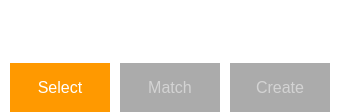
<?xml version="1.0" encoding="UTF-8"?>
<ui version="4.0">
 <class>Controls</class>
 <widget class="QWidget" name="Controls">
  <property name="geometry">
   <rect>
    <x>0</x>
    <y>0</y>
    <width>347</width>
    <height>112</height>
   </rect>
  </property>
  <property name="styleSheet">
   <string notr="true">QWidget { background:transparent }

QTabBar { font-size: 16px; alignment: center; }
QTabBar::tab { background: rgba(40, 40, 40, 100); color: lightgray; padding: 15px; margin-left:10px; min-width:70px;} 
QTabBar::tab:selected { background: rgb(255,153,0); color: white; } 
QTabBar::tab:hover:!pressed { background:rgb(255,192,98); color:white;  }


QPushButton { 
	background:rgb(90,90,90);
	border: 3px solid rgb(90,90,90);
	padding: 5px;
    color: white;
	font-size: 12px;
}

QPushButton:hover{ background:rgb(255,153,0); border-color:rgb(255,153,0); }
QPushButton:pressed{ background:rgb(255,153,0); border-color:#FFB444; top:2px; }
</string>
  </property>
  <layout class="QVBoxLayout" name="verticalLayout">
   <property name="spacing">
    <number>0</number>
   </property>
   <property name="margin">
    <number>0</number>
   </property>
   <item>
    <widget class="QTabWidget" name="tabWidget">
     <property name="tabPosition">
      <enum>QTabWidget::South</enum>
     </property>
     <property name="tabShape">
      <enum>QTabWidget::Rounded</enum>
     </property>
     <property name="currentIndex">
      <number>0</number>
     </property>
     <property name="documentMode">
      <bool>true</bool>
     </property>
     <widget class="QWidget" name="tab">
      <attribute name="title">
       <string>Select</string>
      </attribute>
     </widget>
     <widget class="QWidget" name="tab_2">
      <attribute name="title">
       <string>Match</string>
      </attribute>
      <layout class="QGridLayout" name="gridLayout_2">
       <property name="leftMargin">
        <number>0</number>
       </property>
       <property name="topMargin">
        <number>0</number>
       </property>
       <property name="rightMargin">
        <number>0</number>
       </property>
       <property name="bottomMargin">
        <number>9</number>
       </property>
       <property name="spacing">
        <number>0</number>
       </property>
       <item row="0" column="0">
        <widget class="QFrame" name="frame">
         <property name="styleSheet">
          <string notr="true">QFrame { background:rgba(0, 0, 0, 70); }

QPushButton { 
	background: rgba(90,90,90,188);
	border: 3px solid rgba(90,90,90,0);
    color: rgba(255,255,255,200);
}

QPushButton:hover{ background: #8AA9D3; border-color: #8AA9D3; color:white;}

QPushButton:checked#autoButton{ background:rgb(50,118,211); border-color: rgb(33,83,152); color:white;  }
QPushButton:checked#manualButton{ background:#d33276; border-color: #982153; color:white;  }
</string>
         </property>
         <property name="frameShape">
          <enum>QFrame::StyledPanel</enum>
         </property>
         <property name="frameShadow">
          <enum>QFrame::Raised</enum>
         </property>
         <layout class="QVBoxLayout" name="verticalLayout_2">
          <property name="topMargin">
           <number>0</number>
          </property>
          <property name="bottomMargin">
           <number>0</number>
          </property>
          <item>
           <layout class="QGridLayout" name="gridLayout_3">
            <item row="0" column="1">
             <widget class="QPushButton" name="autoButton">
              <property name="text">
               <string>Automatic</string>
              </property>
              <property name="checkable">
               <bool>true</bool>
              </property>
              <property name="checked">
               <bool>true</bool>
              </property>
              <property name="autoExclusive">
               <bool>true</bool>
              </property>
              <property name="flat">
               <bool>true</bool>
              </property>
              <attribute name="buttonGroup">
               <string notr="true">buttonGroup</string>
              </attribute>
             </widget>
            </item>
            <item row="0" column="2">
             <widget class="QPushButton" name="manualButton">
              <property name="text">
               <string>Modified</string>
              </property>
              <property name="checkable">
               <bool>true</bool>
              </property>
              <property name="autoExclusive">
               <bool>true</bool>
              </property>
              <property name="flat">
               <bool>true</bool>
              </property>
              <attribute name="buttonGroup">
               <string notr="true">buttonGroup</string>
              </attribute>
             </widget>
            </item>
            <item row="0" column="0">
             <spacer name="horizontalSpacer_2">
              <property name="orientation">
               <enum>Qt::Horizontal</enum>
              </property>
              <property name="sizeHint" stdset="0">
               <size>
                <width>40</width>
                <height>20</height>
               </size>
              </property>
             </spacer>
            </item>
            <item row="0" column="3">
             <spacer name="horizontalSpacer_3">
              <property name="orientation">
               <enum>Qt::Horizontal</enum>
              </property>
              <property name="sizeHint" stdset="0">
               <size>
                <width>40</width>
                <height>20</height>
               </size>
              </property>
             </spacer>
            </item>
           </layout>
          </item>
         </layout>
        </widget>
       </item>
      </layout>
     </widget>
     <widget class="QWidget" name="tab_3">
      <attribute name="title">
       <string>Create</string>
      </attribute>
      <layout class="QGridLayout" name="gridLayout">
       <property name="leftMargin">
        <number>0</number>
       </property>
       <property name="topMargin">
        <number>0</number>
       </property>
       <property name="rightMargin">
        <number>0</number>
       </property>
       <property name="bottomMargin">
        <number>9</number>
       </property>
       <property name="spacing">
        <number>0</number>
       </property>
       <item row="0" column="0">
        <widget class="QFrame" name="frame_2">
         <property name="styleSheet">
          <string notr="true">QFrame { background:rgba(0, 0, 0, 70); }</string>
         </property>
         <property name="frameShape">
          <enum>QFrame::StyledPanel</enum>
         </property>
         <property name="frameShadow">
          <enum>QFrame::Raised</enum>
         </property>
         <layout class="QVBoxLayout" name="verticalLayout_3">
          <property name="topMargin">
           <number>0</number>
          </property>
          <property name="bottomMargin">
           <number>0</number>
          </property>
          <item>
           <layout class="QGridLayout" name="gridLayout_4">
            <item row="0" column="0">
             <spacer name="horizontalSpacer_4">
              <property name="orientation">
               <enum>Qt::Horizontal</enum>
              </property>
              <property name="sizeHint" stdset="0">
               <size>
                <width>40</width>
                <height>20</height>
               </size>
              </property>
             </spacer>
            </item>
            <item row="0" column="4">
             <spacer name="horizontalSpacer">
              <property name="orientation">
               <enum>Qt::Horizontal</enum>
              </property>
              <property name="sizeHint" stdset="0">
               <size>
                <width>40</width>
                <height>20</height>
               </size>
              </property>
             </spacer>
            </item>
            <item row="0" column="3">
             <widget class="QPushButton" name="exportButton">
              <property name="text">
               <string>Export</string>
              </property>
              <property name="icon">
               <iconset resource="resources.qrc">
                <normaloff>:/images/exportImage.png</normaloff>:/images/exportImage.png</iconset>
              </property>
              <property name="iconSize">
               <size>
                <width>24</width>
                <height>24</height>
               </size>
              </property>
             </widget>
            </item>
            <item row="0" column="1">
             <widget class="QPushButton" name="jobButton">
              <property name="text">
               <string>Save Job</string>
              </property>
              <property name="icon">
               <iconset resource="resources.qrc">
                <normaloff>:/images/jobImage.png</normaloff>:/images/jobImage.png</iconset>
              </property>
              <property name="iconSize">
               <size>
                <width>24</width>
                <height>24</height>
               </size>
              </property>
             </widget>
            </item>
            <item row="0" column="2">
             <spacer name="horizontalSpacer_5">
              <property name="orientation">
               <enum>Qt::Horizontal</enum>
              </property>
              <property name="sizeHint" stdset="0">
               <size>
                <width>40</width>
                <height>20</height>
               </size>
              </property>
             </spacer>
            </item>
           </layout>
          </item>
         </layout>
        </widget>
       </item>
      </layout>
     </widget>
    </widget>
   </item>
  </layout>
 </widget>
 <resources>
  <include location="resources.qrc"/>
 </resources>
 <connections/>
 <buttongroups>
  <buttongroup name="buttonGroup"/>
 </buttongroups>
</ui>
